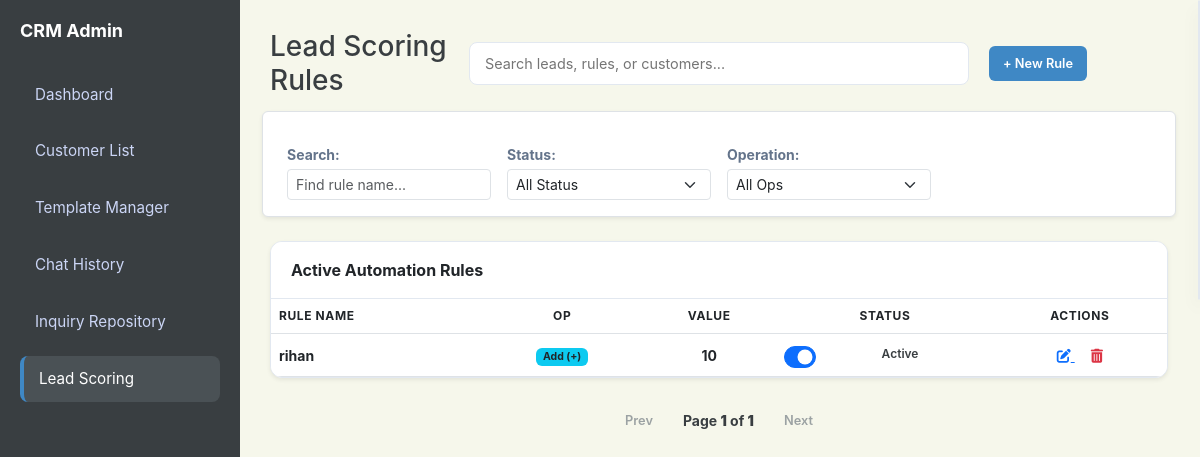
/scoring, run on an earlier commit of the app's database.
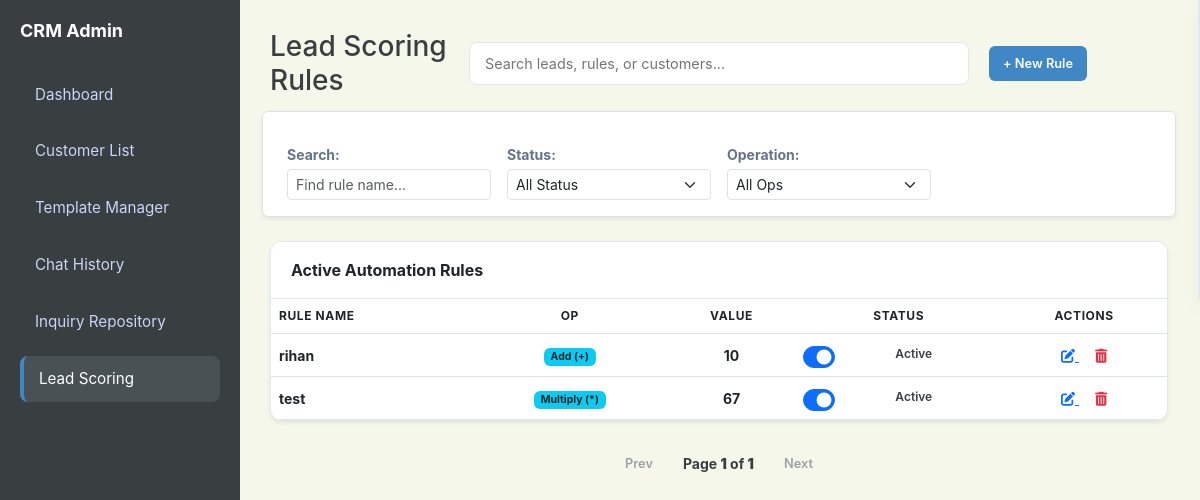
And on a later commit of the database.
### app.py (models this page shows)
class Rule(db.Model):
    id = db.Column(db.Integer, primary_key=True)
    name = db.Column(db.String(100), nullable=False)
    keywords = db.Column(db.String(200), nullable=False)
    score = db.Column(db.Integer, nullable=False)
    operation = db.Column(db.String(10), nullable=False, default='+')
    active = db.Column(db.Boolean, default=True)

### app.py (the view)
@app.route('/scoring')
def lead_scoring():
    rules = Rule.query.all()
    return render_template('lead-scoring.html', rules=rules)

### app.py (called while the page is built)
@app.context_processor
def inject_search_data():
    customers = Customer.query.all()
    inquiries = Inquiry.query.all()
    rules = Rule.query.all()
    templates = AutoReplyTemplate.query.all()
    faqs = FAQ.query.all()
    search_seed = []
    for c in customers:
        search_seed.append({"display": c.name, "category": "Customer", "page": "/customers"})
    for i in inquiries:
        search_seed.append({"display": f"Inquiry: {i.customer}", "category": "Inquiry", "page": f"/inquiry/{i.id}"})
    for r in rules:
        search_seed.append({"display": r.name, "category": "Rule", "page": "/scoring"})
    for t in templates:
        search_seed.append({"display": t.title, "category": "Template", "page": "/templates-manager"})
    for f in faqs:
        search_seed.append({"display": f.question, "category": "FAQ", "page": "/templates-manager"})
    return dict(search_seed=search_seed)

### templates/lead-scoring.html (shortened to what this page needs)
<!DOCTYPE html>
<html lang="en">
<head>
    <link href="https://cdn.jsdelivr.net/npm/bootstrap@5.3.0/dist/css/bootstrap.min.css" rel="stylesheet">
    <link rel="stylesheet" href="https://cdnjs.cloudflare.com/ajax/libs/font-awesome/6.0.0/css/all.min.css">
    <link rel="stylesheet" href="{{ url_for('static', filename='style.css') }}">
</head>
<body id="page-scoring">
    <aside class="sidebar">
        <h2>CRM Admin</h2>
        <a href="/dashboard" class="nav-link nav-dashboard">Dashboard</a>
        <a href="/customers" class="nav-link nav-customers">Customer List</a>
        <a href="/templates-manager" class="nav-link nav-templates">Template Manager</a>
        <a href="/history" class="nav-link nav-history">Chat History</a>
        <a href="/repository" class="nav-link nav-repository">Inquiry Repository</a>
        <a href="/scoring" class="nav-link nav-scoring active">Lead Scoring</a>
    </aside>
    <main class="main">
        <div class="header">
            <div class="header-left">
                <h1 class="h3 mb-0">Lead Scoring Rules</h1>
            </div>
            <div class="search-container">
                <input type="text" placeholder="Search leads, rules, or customers..." class="taskbar-search">
            </div>
            <div class="header-right">
                <a href="{{ url_for('add_rule') }}" class="btn btn-blue">+ New Rule</a>
            </div>
        </div>
        <div class="row g-3 mb-4 p-3 bg-white border rounded shadow-sm align-items-end">
            <div class="col-md-3">
                <label class="small fw-bold mb-1 d-block">Search:</label>
                <input type="text" id="searchInput" class="form-control form-control-sm" placeholder="Find rule name..."
                    onkeyup="applyFilters()">
            </div>
            <div class="col-md-3">
                <label class="small fw-bold mb-1 d-block">Status:</label>
                <select id="filterStatus" class="form-select form-select-sm" onchange="applyFilters()">
                    <option value="all">All Status</option>
                </select>
            </div>
            <div class="col-md-3">
                <label class="small fw-bold mb-1 d-block">Operation:</label>
                <select id="filterOperation" class="form-select form-select-sm" onchange="applyFilters()">
                    <option value="all">All Ops</option>
                </select>
            </div>
        </div>
        <div class="card p-0 shadow-sm overflow-hidden">
            <div class="card-header bg-white py-3 fw-bold">Active Automation Rules</div>
            <div class="table-responsive">
                <table class="table mb-0">
                    <thead class="bg-light small text-uppercase">
                        <tr>
                            <th>Rule Name</th>
                            <th class="text-center">Op</th>
                            <th class="text-center">Value</th>
                            <th class="text-center">Status</th>
                            <th class="text-center">Actions</th>
                        </tr>
                    </thead>
                    <tbody id="ruleTable" class="align-middle">
                        {% if rules|length > 0 %}
                        {% for rule in rules %}
                        <tr>
                            <td class="fw-bold">{{ rule.name }}</td>
                            <td class="text-center">
                                <span class="badge bg-info text-dark">{{ rule.operation }}</span>
                            </td>
                            <td class="text-center fw-bold">{{ rule.score }}</td>
                            <td class="text-center">
                                <div class="status-toggle-container form-check form-switch">
                                    <span class="status-label">{{ 'Active' if rule.active else 'Not Active' }}</span>
                                    <input class="form-check-input" type="checkbox" role="switch"
                                        onchange="toggleStatus('{{ rule.id }}', this)" {% if rule.active %}checked{%
                                        endif %}>
                                </div>
                            </td>
                            <td class="text-center">
                                <a href="{{ url_for('edit_rule', id=rule.id) }}" class="text-primary me-3">
                                    <i class="fas fa-edit"></i>
                                </a>
                                <a href="{{ url_for('delete_rule', id=rule.id) }}" class="text-danger"
                                    onclick="return confirm('Delete this rule?')">
                                    <i class="fas fa-trash-alt"></i>
                                </a>
                            </td>
                        </tr>
                        {% endfor %}
                        {% else %}
                        <tr>
                            <td colspan="5" class="text-center p-5 text-muted">No rules found. Click "+ New Rule" to
                                start.</td>
                        </tr>
                        {% endif %}
                    </tbody>
                </table>
            </div>
        </div>
        <div class="pagination mt-3 justify-content-center d-flex align-items-center gap-3">
            <button id="page-prev" class="btn btn-sm btn-outline-secondary">Prev</button>
            <div id="page-indicator" class="small fw-bold">Page 1 of 1</div>
            <button id="page-next" class="btn btn-sm btn-outline-secondary">Next</button>
        </div>
    </main>
</body>
</html>

### static/style.css (style rules this page uses)
:root { --blue: #3F88C5; --red: #E94F37; --green: #44BBA4; --gray: #64748b; --slate-900: #393E41; --slate-800: #4a5155; --border-radius: 12px; --bg-light: #F6F7EB; }
* { box-sizing: border-box; font-family: 'Inter', -apple-system, sans-serif; }
body { margin: 0; display: flex; background-color: var(--bg-light); color: var(--slate-900); height: 100vh; overflow: hidden; }
.sidebar { width: 240px; background: var(--slate-900); color: #fff; min-height: 100vh; padding: 20px; flex-shrink: 0; }
.sidebar h2 { font-size: 18px; margin-bottom: 30px; font-weight: 700; color: #fff; }
.nav-link { display: block; padding: 12px 15px; color: #cbd5f5; text-decoration: none; border-radius: 8px; margin-bottom: 10px; font-size: 0.95rem; transition: 0.2s; }
.nav-link:hover, .nav-link.active { background: var(--slate-800); color: #fff; }
.main { flex: 1; padding: 30px; overflow-y: auto; }
.header { display: grid; grid-template-columns: 1fr auto 1fr; align-items: center; margin-bottom: 30px; gap: 20px; width: 100%; }
.header-left { display: flex; align-items: center; gap: 15px; }
.card { background: white; padding: 25px; border-radius: var(--border-radius); box-shadow: 0 4px 6px -1px rgba(0, 0, 0, 0.1); border: 1px solid #e2e8f0; margin-bottom: 25px; }
.card-header { padding: 20px; border-bottom: 1px solid #e2e8f0; display: flex; justify-content: space-between; align-items: center; }
table { width: 100%; border-collapse: collapse; }
th { text-align: left; padding: 15px 20px; background: var(--bg-light); color: var(--gray); font-size: 12px; text-transform: uppercase; letter-spacing: 0.05em; }
td { padding: 15px 20px; border-top: 1px solid #e2e8f0; font-size: 14px; }
label { display: block; font-size: 0.8rem; margin-bottom: 5px; color: var(--gray); font-weight: 600; }
input, textarea, select { width: 100%; padding: 10px; border: 1px solid #e2e8f0; border-radius: 6px; font-size: 0.9rem; outline: none; }
.btn { padding: 8px 14px; border: none; border-radius: 6px; cursor: pointer; font-size: 0.8rem; font-weight: 600; transition: 0.2s; text-decoration: none; display: inline-block; }
.btn-blue, .btn-primary { background: var(--blue); color: white; }
.pagination { display: flex; justify-content: center; align-items: center; gap: 15px; margin-top: 25px; }
#page-dashboard .nav-dashboard, #page-customers .nav-customers, #page-history .nav-history, #page-repository .nav-repository, #page-templates .nav-templates, #page-scoring .nav-scoring { background: var(--slate-800); color: #fff; border-left: 4px solid var(--blue); }
.search-container { width: 500px; display: flex; position: relative; }
.taskbar-search { width: 100%; padding: 10px 15px; border: 1px solid #e2e8f0; border-radius: 8px; font-size: 0.9rem; background: #fff; outline: none; transition: border-color 0.2s; }
.text-center { text-align: center; }
.status-label { font-size: 12px; font-weight: 600; color: var(--slate-900); margin-right: 5px; }
.status-toggle-container .form-check-input { width: 32px; height: 16px; cursor: pointer; }
.sidebar { z-index: 100; }

What changed in the data, as far as the page shows it:
added Rule: name "test", operation "Multiply (*)", score "67", active "Active", active "☑"
